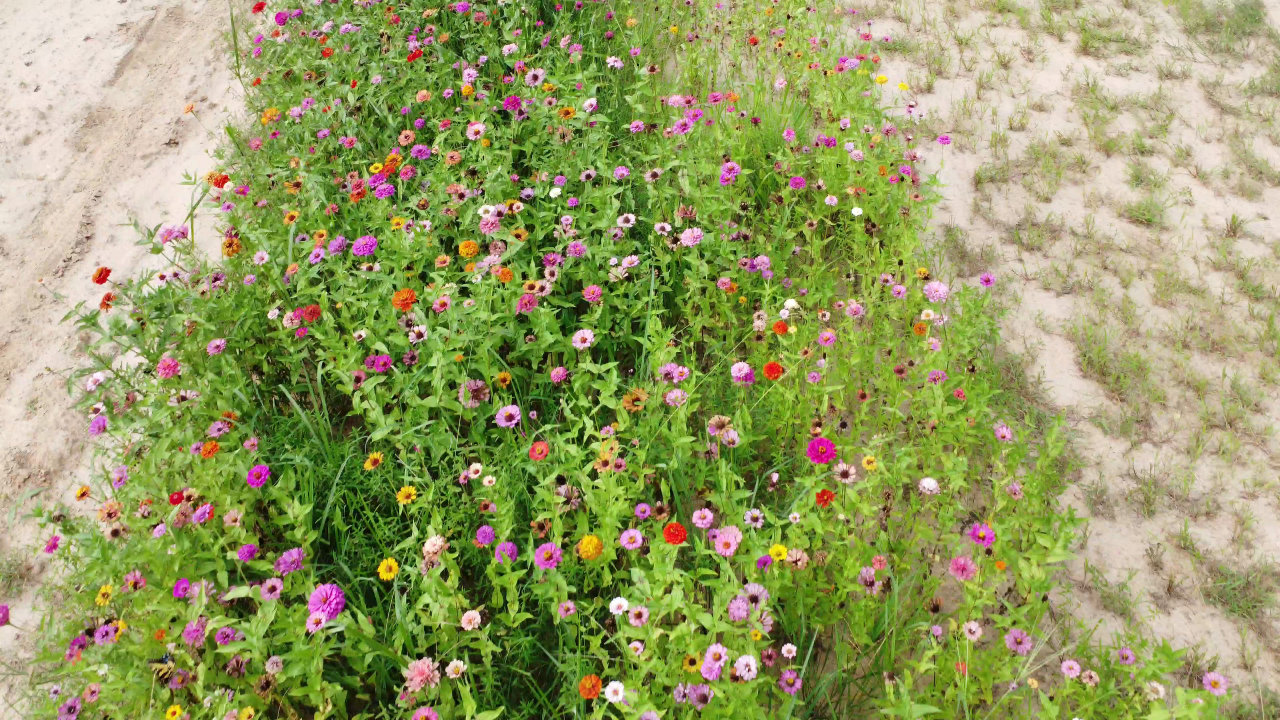
#> input picture selected_frames/frame_000156.jpg, 3840 x 2160 px (shown at 1/3 size); its folder holds only this picture in this run
$ python validate_annotator.py
#> lines starting #> are read from the running program, lines starting #| are printed output that depends on the picture; after the words box and inside, x2 and y2 are one past the last pixel; in counts of white or black regions, pixels touching at a corner belong together
#!/usr/bin/env python3
"""
Fast Y/N Validation Annotator
- Color detection proposes flower candidates
- You press Y to accept, N to reject
- Much faster than clicking each flower!

Controls:
  y = Accept this detection
  n = Reject this detection
  s = Skip to next frame
  q = Quit and save
  b = Go back one detection
"""

import cv2
import numpy as np
import os
import glob

class ValidateAnnotator:
    def __init__(self, frames_dir="selected_frames", output_dir="yolo_validated"):
        self.frames_dir = frames_dir
        self.output_dir = output_dir
        self.frame_files = sorted(glob.glob(f"{frames_dir}/frame_*.jpg"))
        self.current_frame_idx = 0
        self.current_detection_idx = 0

        self.detections = []  # Current frame's proposed detections
        self.accepted = []    # Accepted detections for current frame

        # Create output dirs
        os.makedirs(f"{output_dir}/images/train", exist_ok=True)
        os.makedirs(f"{output_dir}/images/val", exist_ok=True)
        os.makedirs(f"{output_dir}/labels/train", exist_ok=True)
        os.makedirs(f"{output_dir}/labels/val", exist_ok=True)

        print(f"Found {len(self.frame_files)} frames")
        print("\nControls:")
        print("  y = Accept detection")
        print("  n = Reject detection")
        print("  s = Skip to next frame")
        print("  q = Quit and save")
        print("  b = Go back one detection")

    def detect_candidates(self, frame):
        """Use color detection to find flower candidates"""
        hsv = cv2.cvtColor(frame, cv2.COLOR_BGR2HSV)

        # Color ranges for zinnias - wider tolerance to catch more candidates
        flower_colors = [
            ([0, 30, 40], [10, 255, 255]),    # Red
            ([170, 30, 40], [180, 255, 255]), # Red wrap
            ([10, 30, 40], [25, 255, 255]),   # Orange
            ([25, 30, 40], [40, 255, 255]),   # Yellow (expanded)
            ([140, 30, 40], [170, 255, 255]), # Pink/Magenta
            ([0, 0, 180], [180, 30, 255]),    # White/cream flowers
        ]

        combined_mask = np.zeros(hsv.shape[:2], dtype=np.uint8)
        for lower, upper in flower_colors:
            mask = cv2.inRange(hsv, np.array(lower), np.array(upper))
            combined_mask = cv2.bitwise_or(combined_mask, mask)

        # Clean up
        kernel = np.ones((5, 5), np.uint8)
        combined_mask = cv2.morphologyEx(combined_mask, cv2.MORPH_CLOSE, kernel)
        combined_mask = cv2.morphologyEx(combined_mask, cv2.MORPH_OPEN, kernel)

        # Find contours
        contours, _ = cv2.findContours(combined_mask, cv2.RETR_EXTERNAL, cv2.CHAIN_APPROX_SIMPLE)

        detections = []
        for contour in contours:
            area = cv2.contourArea(contour)
            if 150 < area < 25000:  # Filter by area (lowered min to catch smaller flowers)
                x, y, w, h = cv2.boundingRect(contour)
                center_x = x + w // 2
                center_y = y + h // 2
                detections.append({
                    'bbox': (x, y, w, h),
                    'center': (center_x, center_y),
                    'area': area
                })

        # Sort by position (top-left to bottom-right) for consistent order
        detections.sort(key=lambda d: (d['center'][1] // 100, d['center'][0]))

        return detections

    def save_frame_annotations(self):
        """Save accepted annotations for current frame"""
        if not self.accepted:
            return

        frame_path = self.frame_files[self.current_frame_idx]
        frame = cv2.imread(frame_path)
        h, w = frame.shape[:2]

        frame_name = os.path.basename(frame_path)
        base_name = os.path.splitext(frame_name)[0]

        # 80/20 split
        split = "train" if self.current_frame_idx < len(self.frame_files) * 0.8 else "val"

        # Copy image
        import shutil
        shutil.copy(frame_path, f"{self.output_dir}/images/{split}/{frame_name}")

        # Save labels
        label_path = f"{self.output_dir}/labels/{split}/{base_name}.txt"
        with open(label_path, 'w') as f:
            for det in self.accepted:
                x, y, bw, bh = det['bbox']
                x_center = (x + bw / 2) / w
                y_center = (y + bh / 2) / h
                norm_w = bw / w
                norm_h = bh / h
                f.write(f"0 {x_center:.6f} {y_center:.6f} {norm_w:.6f} {norm_h:.6f}\n")

        print(f"Saved {len(self.accepted)} annotations for {frame_name}")

    def draw_display(self, frame):
        """Draw the current state"""
        display = frame.copy()
        h, w = frame.shape[:2]

        # Draw accepted detections in green
        for det in self.accepted:
            x, y, bw, bh = det['bbox']
            cv2.rectangle(display, (x, y), (x + bw, y + bh), (0, 255, 0), 2)

        # Draw current detection in yellow (highlighted)
        if self.current_detection_idx < len(self.detections):
            det = self.detections[self.current_detection_idx]
            x, y, bw, bh = det['bbox']
            cv2.rectangle(display, (x, y), (x + bw, y + bh), (0, 255, 255), 3)
            cv2.circle(display, det['center'], 8, (0, 255, 255), -1)

            # Draw zoomed inset
            pad = 50
            x1, y1 = max(0, x - pad), max(0, y - pad)
            x2, y2 = min(w, x + bw + pad), min(h, y + bh + pad)
            crop = frame[y1:y2, x1:x2]
            if crop.size > 0:
                zoom = cv2.resize(crop, (200, 200))
                display[10:210, w-210:w-10] = zoom
                cv2.rectangle(display, (w-210, 10), (w-10, 210), (0, 255, 255), 2)

        # Draw remaining detections in gray
        for i, det in enumerate(self.detections):
            if i > self.current_detection_idx:
                x, y, bw, bh = det['bbox']
                cv2.rectangle(display, (x, y), (x + bw, y + bh), (128, 128, 128), 1)

        # Info overlay
        frame_name = os.path.basename(self.frame_files[self.current_frame_idx])
        cv2.putText(display, f"Frame {self.current_frame_idx+1}/{len(self.frame_files)}: {frame_name}",
                    (10, 30), cv2.FONT_HERSHEY_SIMPLEX, 1, (255, 255, 255), 2)
        cv2.putText(display, f"Detection {self.current_detection_idx+1}/{len(self.detections)}",
                    (10, 70), cv2.FONT_HERSHEY_SIMPLEX, 1, (255, 255, 255), 2)
        cv2.putText(display, f"Accepted: {len(self.accepted)}",
                    (10, 110), cv2.FONT_HERSHEY_SIMPLEX, 1, (0, 255, 0), 2)
        cv2.putText(display, "Y=accept  N=reject  S=skip frame  Q=quit",
                    (10, h - 20), cv2.FONT_HERSHEY_SIMPLEX, 0.7, (200, 200, 200), 2)

        return display

    def run(self):
        """Main loop"""
        cv2.namedWindow("Validate Annotations", cv2.WINDOW_NORMAL)

        while self.current_frame_idx < len(self.frame_files):
            # Load frame and detect candidates
            frame_path = self.frame_files[self.current_frame_idx]
            frame = cv2.imread(frame_path)
#> frame is the input picture: shape (2160, 3840, 3); mean B, G, R 98.5, 155.6, 149.6

            if self.current_detection_idx == 0:
                self.detections = self.detect_candidates(frame)
#> the loop in detect_candidates, `for lower, upper in flower_colors:` made 6 passes
#> pass 1, in detect_candidates, `mask = cv2.inRange(hsv, np.array(lower), np.array(upper))`:
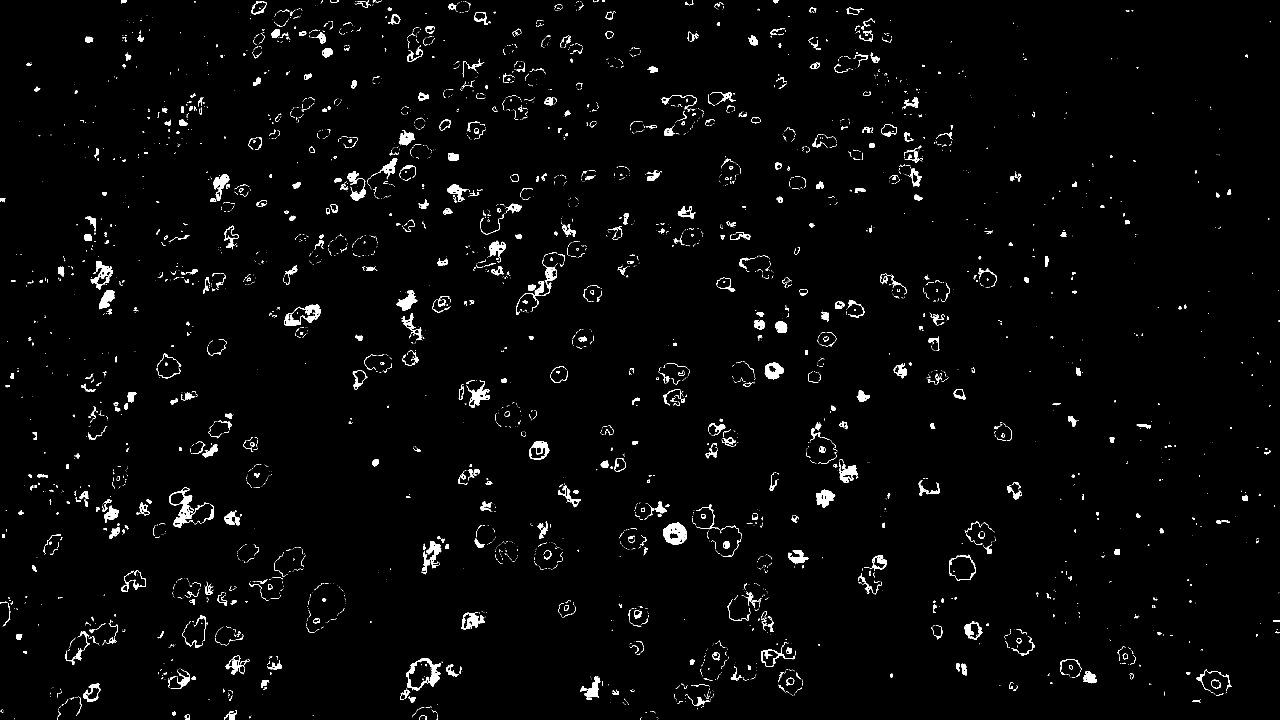
#> mask: shape (2160, 3840) (shown at 1/3 size); 2% white; 4203 white regions (3300 under 20 px), largest, box (x1, y1, x2, y2) and area: (508, 1462, 628, 1583) 2898, (1991, 1566, 2061, 1633) 2884, (1218, 1974, 1322, 2072) 2724
#> pass 3, in detect_candidates, `mask = cv2.inRange(hsv, np.array(lower), np.array(upper))`:
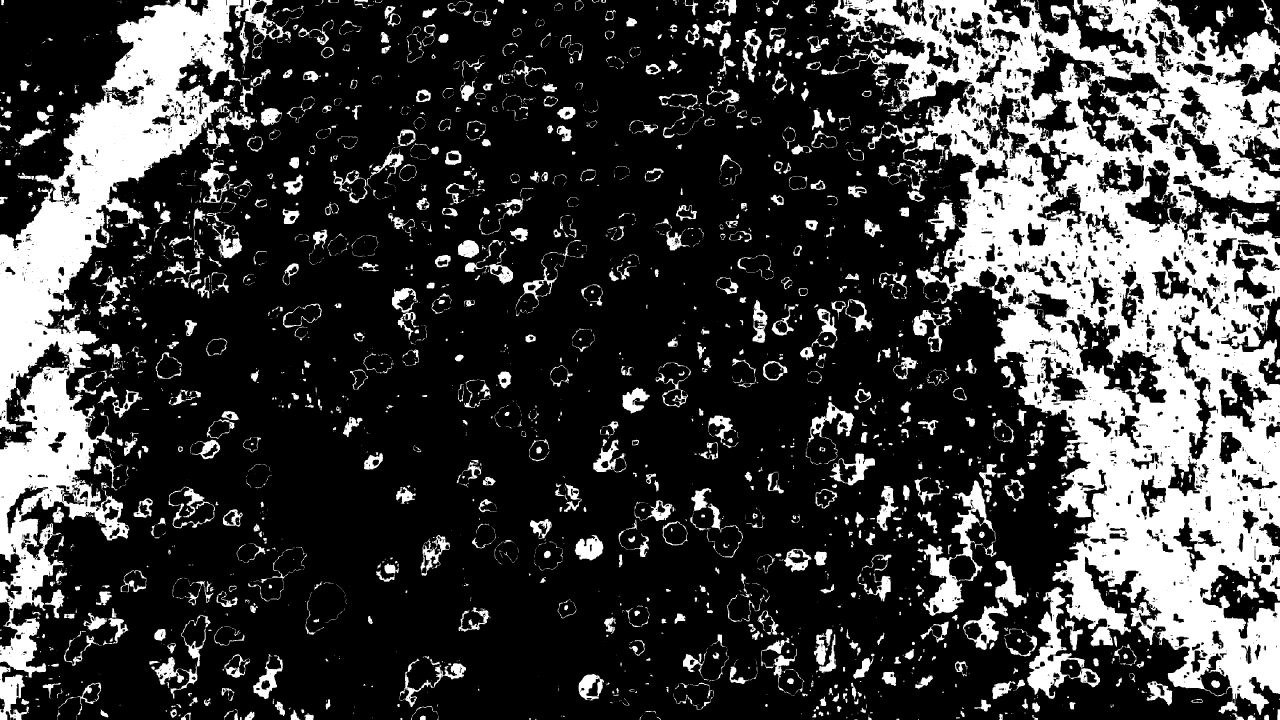
#> mask: shape (2160, 3840) (shown at 1/3 size); 24.7% white; 3721 white regions (2279 under 20 px), largest, box (x1, y1, x2, y2) and area: (2464, 0, 3840, 2145) 1119167, (0, 0, 724, 2034) 406513, (2769, 1441, 2988, 1848) 21880
#> after the loop in detect_candidates, `for lower, upper in flower_colors:`:
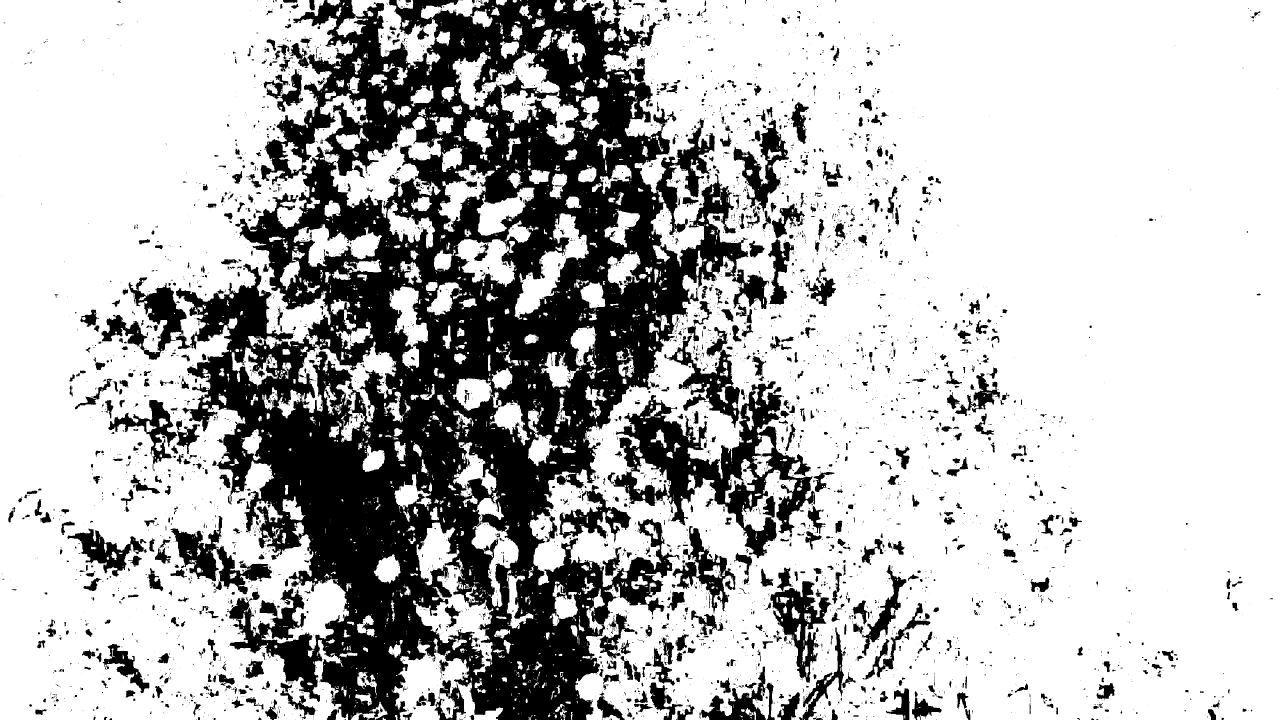
#> combined_mask: shape (2160, 3840) (shown at 1/3 size); 73% white; 6348 black regions (5008 under 20 px), largest, box (x1, y1, x2, y2) and area: (527, 0, 2245, 2160) 1663759, (1834, 1144, 2445, 1675) 105213, (304, 832, 590, 1080) 21811
#> in detect_candidates, `combined_mask = cv2.morphologyEx(combined_mask, cv2.MORPH_OPEN, kernel)`:
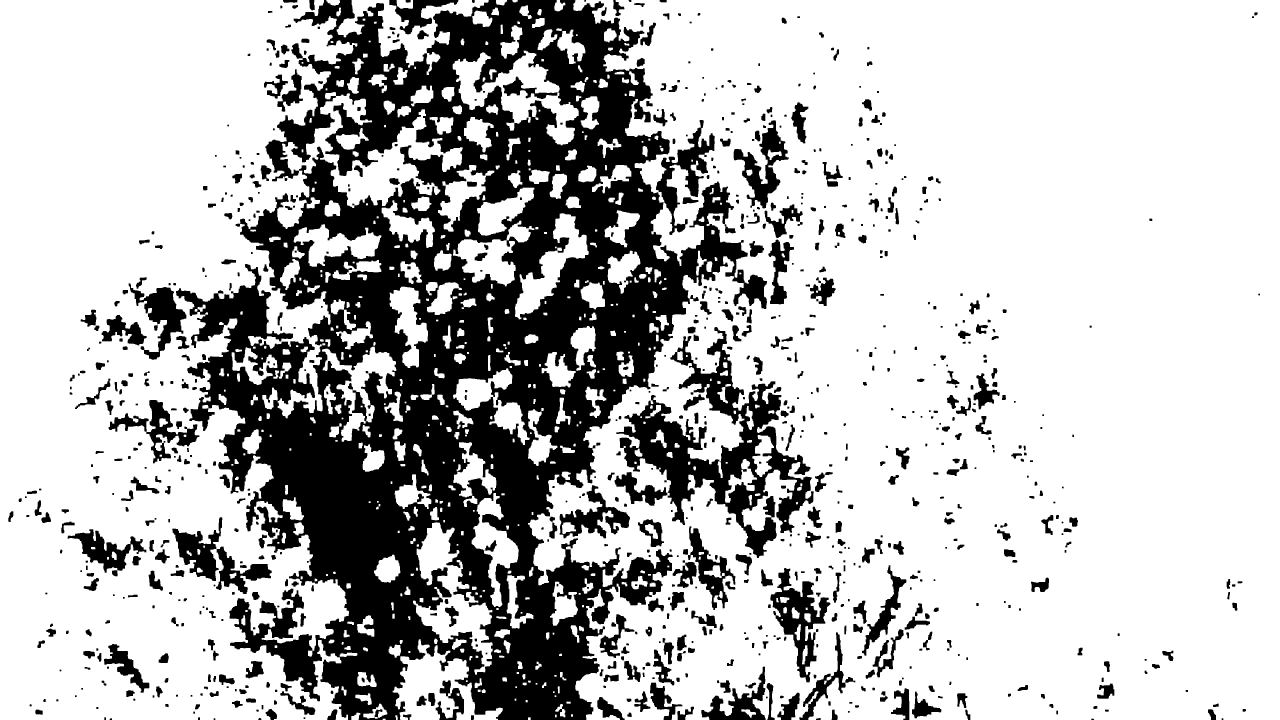
#> combined_mask: shape (2160, 3840) (shown at 1/3 size); 74.1% white; 879 black regions
#> in detect_candidates, `contours, _ = cv2.findContours(combined_mask, cv2.RETR_EXTERNAL, cv2.C..`: contours = 507 contours, 26 with area under 20; largest, box (x1, y1, x2, y2) and area: (1584, 0, 3840, 2160) 4169636, (0, 0, 1388, 2160) 1851778, (1239, 1567, 1478, 2024) 39628, (1358, 152, 1736, 436) 37306, (1178, 1918, 1508, 2160) 35378
#> the loop in detect_candidates, `for contour in contours:` made 507 passes
#> (area, x, y, w, h, center_x, center_y) on passes 7, 8, 9, 10, 16, 22, 30, 35: (351, 1054, 2138, 27, 22, 1067, 2149), (421, 2224, 2128, 44, 25, 2246, 2140), (457, 1666, 2112, 30, 40, 1681, 2132), (1124, 1090, 2111, 72, 45, 1126, 2133), (801.5, 1066, 2080, 49, 35, 1090, 2097), (181, 1024, 2059, 16, 28, 1032, 2073), (265, 1424, 2035, 22, 29, 1435, 2049), (152.5, 1680, 2016, 19, 25, 1689, 2028)
#> after the loop in detect_candidates, `for contour in contours:`: detections = 206 items
#> self.detections = 206 items
                self.accepted = []
                print(f"\nFrame {self.current_frame_idx + 1}: Found {len(self.detections)} candidates")
#| Frame 1: Found 206 candidates

            while self.current_detection_idx < len(self.detections):
                display = self.draw_display(frame)
#> in draw_display, `det = self.detections[self.current_detection_idx]`: det = {'bbox': (979, 0, 41, 17), 'center': (999, 8), 'area': 469}
#> in draw_display, `x, y, bw, bh = det['bbox']`: x = 979; y = 0; bw = 41; bh = 17
#> in draw_display, `x1, y1 = max(0, x - pad), max(0, y - pad)`: x1 = 929; y1 = 0
#> in draw_display, `x2, y2 = min(w, x + bw + pad), min(h, y + bh + pad)`: x2 = 1070; y2 = 67
#> in draw_display, `crop = frame[y1:y2, x1:x2]`:
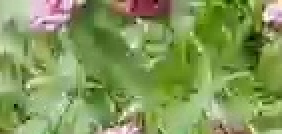
#> crop: shape (67, 141, 3) (shown 2 times larger); mean B, G, R 88.9, 151.8, 130.5
#> in draw_display, `zoom = cv2.resize(crop, (200, 200))`:
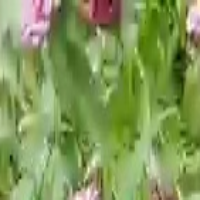
#> zoom: shape (200, 200, 3); mean B, G, R 88.8, 151.7, 130.3
#> the loop in draw_display, `for i, det in enumerate(self.detections):` made 206 passes
#> (x, y, bw, bh) on passes 2 to 9: (1009, 23, 14, 26), (1190, 0, 49, 26), (1417, 32, 60, 49), (1474, 23, 23, 23), (1488, 0, 33, 16), (1558, 16, 37, 41), (1596, 54, 38, 30), (1612, 27, 13, 19)
                cv2.imshow("Validate Annotations", display)

                key = cv2.waitKey(0) & 0xFF
#> (key q is pressed here)

                if key == ord('y'):
                    self.accepted.append(self.detections[self.current_detection_idx])
                    self.current_detection_idx += 1

                elif key == ord('n'):
                    self.current_detection_idx += 1

                elif key == ord('b') and self.current_detection_idx > 0:
                    self.current_detection_idx -= 1
                    # Remove from accepted if it was there
                    if self.accepted and self.detections[self.current_detection_idx] in self.accepted:
                        self.accepted.remove(self.detections[self.current_detection_idx])

                elif key == ord('s'):
                    # Skip to next frame
                    break

                elif key == ord('q'):
                    self.save_frame_annotations()
                    cv2.destroyAllWindows()
                    self.create_dataset_yaml()
                    return

            # Done with this frame
            self.save_frame_annotations()
            self.current_frame_idx += 1
            self.current_detection_idx = 0

        cv2.destroyAllWindows()
        self.create_dataset_yaml()
        print("\nAll frames processed!")

    def create_dataset_yaml(self):
        """Create dataset config file"""
        yaml_content = f"""# Validated Zinnia Dataset
path: {os.path.abspath(self.output_dir)}
train: images/train
val: images/val

names:
  0: zinnia
"""
        with open(f"{self.output_dir}/dataset.yaml", "w") as f:
            f.write(yaml_content)
        print(f"Dataset config: {self.output_dir}/dataset.yaml")


if __name__ == "__main__":
    annotator = ValidateAnnotator()
    annotator.run()
